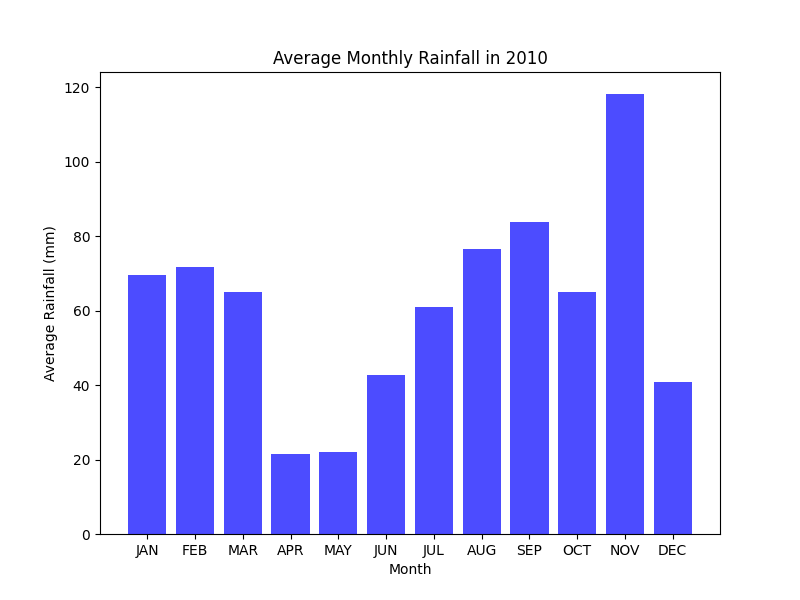

Python code for this plot:
import pandas as pd
import matplotlib.pyplot as plt

def Historgram_of_Rainfall(Raw_Data, Year):
    
    Data = Raw_Data[(Raw_Data['Type of period'] == 'Monthly') & (Raw_Data['Year'] == Year)]
    # Plot histogram
    plt.figure(figsize=(8, 6))
    plt.bar(Data['Period'], Data['Avg rainfall(in mm)'], color='blue', alpha=0.7)
    plt.xlabel('Month')
    plt.ylabel('Average Rainfall (mm)')
    plt.title(f'Average Monthly Rainfall in {Year}')
    plt.show()

Raw_Data = pd.read_csv('Weather_Info_In_UK.csv')
Historgram_of_Rainfall(Raw_Data, 2010)
